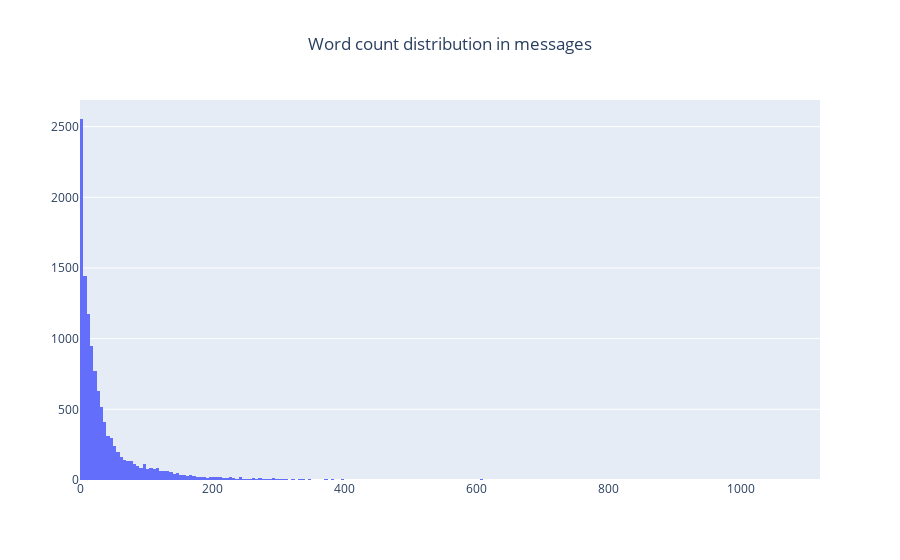

The cell this chart's notebook holds for it:
### Code cell
word_count_distr_graph(word_counts_content, 'Word count distribution in messages')

### Figure 1 — Plotly figure (JSON) as saved in the notebook; plotly's stock layout.template omitted (floating-point values rounded to 4 significant figures; data arrays with more than 128 entries replaced by an {"elided": "..."} marker saying what was removed)
{"data": [{"type": "histogram", "x": {"elided": "11799 int values"}}], "layout": {"title": {"text": "Word count distribution in messages", "x": 0.5}}}
